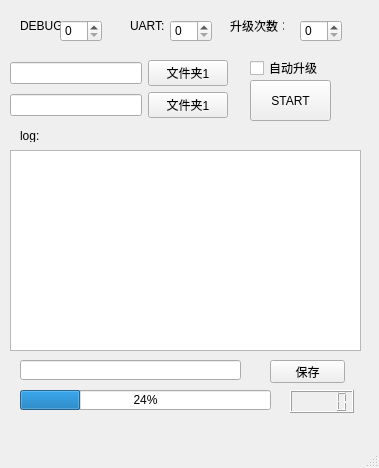
<?xml version="1.0" encoding="UTF-8"?>
<ui version="4.0">
 <class>MainWindow</class>
 <widget class="QMainWindow" name="MainWindow">
  <property name="geometry">
   <rect>
    <x>0</x>
    <y>0</y>
    <width>379</width>
    <height>468</height>
   </rect>
  </property>
  <property name="windowTitle">
   <string>FastbootFlashUpdate</string>
  </property>
  <widget class="QWidget" name="centralwidget">
   <widget class="QTextBrowser" name="textBrowser">
    <property name="geometry">
     <rect>
      <x>10</x>
      <y>150</y>
      <width>351</width>
      <height>201</height>
     </rect>
    </property>
   </widget>
   <widget class="QPushButton" name="pushButton_3">
    <property name="geometry">
     <rect>
      <x>250</x>
      <y>80</y>
      <width>81</width>
      <height>41</height>
     </rect>
    </property>
    <property name="text">
     <string>START</string>
    </property>
   </widget>
   <widget class="QLabel" name="label">
    <property name="geometry">
     <rect>
      <x>20</x>
      <y>20</y>
      <width>54</width>
      <height>12</height>
     </rect>
    </property>
    <property name="text">
     <string>DEBUG:</string>
    </property>
   </widget>
   <widget class="QSpinBox" name="spinBox">
    <property name="geometry">
     <rect>
      <x>60</x>
      <y>20</y>
      <width>42</width>
      <height>22</height>
     </rect>
    </property>
   </widget>
   <widget class="QLabel" name="label_2">
    <property name="geometry">
     <rect>
      <x>130</x>
      <y>20</y>
      <width>54</width>
      <height>12</height>
     </rect>
    </property>
    <property name="text">
     <string>UART:</string>
    </property>
   </widget>
   <widget class="QSpinBox" name="spinBox_2">
    <property name="geometry">
     <rect>
      <x>170</x>
      <y>20</y>
      <width>42</width>
      <height>22</height>
     </rect>
    </property>
   </widget>
   <widget class="QLabel" name="label_3">
    <property name="geometry">
     <rect>
      <x>230</x>
      <y>20</y>
      <width>54</width>
      <height>12</height>
     </rect>
    </property>
    <property name="text">
     <string>升级次数：</string>
    </property>
   </widget>
   <widget class="QSpinBox" name="spinBox_3">
    <property name="geometry">
     <rect>
      <x>300</x>
      <y>20</y>
      <width>42</width>
      <height>22</height>
     </rect>
    </property>
   </widget>
   <widget class="QLabel" name="label_4">
    <property name="geometry">
     <rect>
      <x>20</x>
      <y>130</y>
      <width>54</width>
      <height>12</height>
     </rect>
    </property>
    <property name="text">
     <string>log:</string>
    </property>
   </widget>
   <widget class="QPushButton" name="pushButton_4">
    <property name="geometry">
     <rect>
      <x>270</x>
      <y>360</y>
      <width>75</width>
      <height>23</height>
     </rect>
    </property>
    <property name="text">
     <string>保存</string>
    </property>
   </widget>
   <widget class="QLineEdit" name="lineEdit_3">
    <property name="geometry">
     <rect>
      <x>20</x>
      <y>360</y>
      <width>221</width>
      <height>20</height>
     </rect>
    </property>
   </widget>
   <widget class="QCheckBox" name="checkBox">
    <property name="geometry">
     <rect>
      <x>250</x>
      <y>60</y>
      <width>71</width>
      <height>16</height>
     </rect>
    </property>
    <property name="text">
     <string>自动升级</string>
    </property>
   </widget>
   <widget class="QLCDNumber" name="lcdNumber">
    <property name="geometry">
     <rect>
      <x>290</x>
      <y>390</y>
      <width>64</width>
      <height>23</height>
     </rect>
    </property>
   </widget>
   <widget class="QProgressBar" name="progressBar">
    <property name="geometry">
     <rect>
      <x>20</x>
      <y>390</y>
      <width>251</width>
      <height>20</height>
     </rect>
    </property>
    <property name="value">
     <number>24</number>
    </property>
   </widget>
   <widget class="QWidget" name="">
    <property name="geometry">
     <rect>
      <x>10</x>
      <y>60</y>
      <width>218</width>
      <height>58</height>
     </rect>
    </property>
    <layout class="QGridLayout" name="gridLayout_3">
     <item row="0" column="0">
      <layout class="QGridLayout" name="gridLayout">
       <item row="0" column="0">
        <widget class="QLineEdit" name="lineEdit">
         <property name="text">
          <string/>
         </property>
        </widget>
       </item>
       <item row="0" column="1">
        <widget class="QPushButton" name="pushButton">
         <property name="text">
          <string>文件夹1</string>
         </property>
        </widget>
       </item>
      </layout>
     </item>
     <item row="1" column="0">
      <layout class="QGridLayout" name="gridLayout_2">
       <item row="0" column="0">
        <widget class="QLineEdit" name="lineEdit_2">
         <property name="text">
          <string/>
         </property>
        </widget>
       </item>
       <item row="0" column="1">
        <widget class="QPushButton" name="pushButton_2">
         <property name="text">
          <string>文件夹1</string>
         </property>
        </widget>
       </item>
      </layout>
     </item>
    </layout>
   </widget>
  </widget>
  <widget class="QMenuBar" name="menubar">
   <property name="geometry">
    <rect>
     <x>0</x>
     <y>0</y>
     <width>379</width>
     <height>23</height>
    </rect>
   </property>
  </widget>
  <widget class="QStatusBar" name="statusbar"/>
 </widget>
 <resources/>
 <connections/>
</ui>
